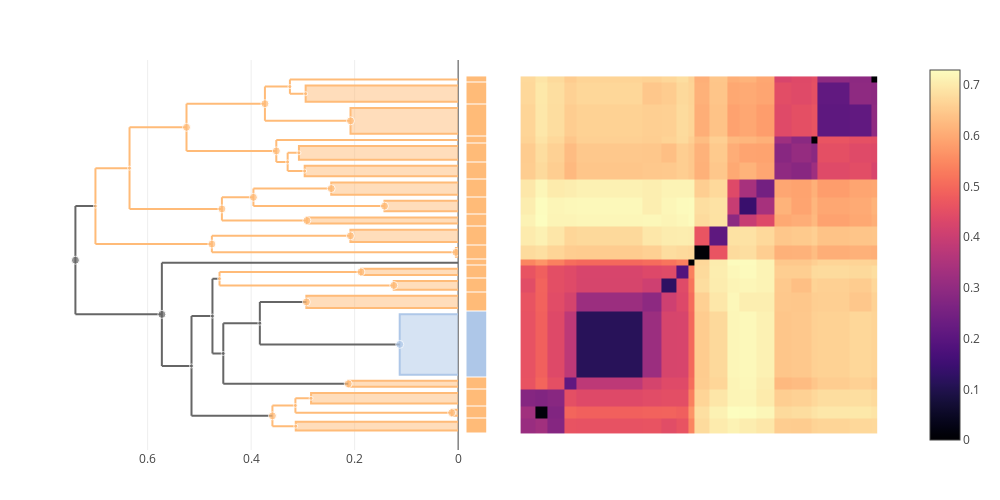

Source (notebook cell):
### Markdown cell above
### Cereus 1 / antrhacis

### Code cell
trees["mycoides/cereus subgroup 3"] = cluster_annotate(cdata, ["anthracis", "cereus subgroup 1"])
plot(multi_clustermap(cdata, trees["mycoides/cereus subgroup 3"]))

### Figure 1 — Plotly figure (JSON) as saved in the notebook; plotly's stock layout.template omitted (floating-point values rounded to 4 significant figures; data arrays with more than 128 entries replaced by an {"elided": "..."} marker saying what was removed)
{"data": [{"colorscale": {"elided": "256x2 mixed values"}, "type": "heatmap", "x": [0.5, 2.914, 4.914, 7.646, 9.646, 20.55, 23.55, 25.96, 27.96, 28.96, 31.37, 34.37, 36.37, 39.11, 42.11, 44.84, 48.07, 49.07, 54.32, 57.96, 58.96], "y": [0.5, 2.914, 4.914, 7.646, 9.646, 20.55, 23.55, 25.96, 27.96, 28.96, 31.37, 34.37, 36.37, 39.11, 42.11, 44.84, 48.07, 49.07, 54.32, 57.96, 58.96], "z": {"elided": "20x20 float values"}}, {"hoverinfo": "skip", "line": {"color": "#FFBB78"}, "mode": "lines", "showlegend": false, "type": "scatter", "x": [0.3589, 0.3589, null, 0.3589, 0.3138, null, 0.3589, 0.3144, null], "xaxis": "x2", "y": [1.707, 5.097, null, 1.707, 1.707, null, 5.097, 5.097, null], "yaxis": "y"}, {"hoverinfo": "skip", "line": {"color": "#FFBB78"}, "mode": "lines", "showlegend": false, "type": "scatter", "x": [0.635, 0.635, null, 0.635, 0.4565, null, 0.635, 0.5249, null], "xaxis": "x2", "y": [37.27, 50.63, null, 37.27, 37.27, null, 50.63, 50.63, null], "yaxis": "y"}, {"fill": "toself", "hoverinfo": "skip", "line": {"color": "#FFBB78"}, "mode": "lines", "showlegend": false, "type": "scatter", "x": [0, 0.01248, 0.01248, 0], "xaxis": "x2", "y": [3.414, 3.414, 4.414, 4.414], "yaxis": "y"}, {"hoverinfo": "skip", "line": {"color": "#FFBB78"}, "mode": "lines", "showlegend": false, "type": "scatter", "x": [0.4759, 0.4759, null, 0.4759, 0.004323, null, 0.4759, 0.2082, null], "xaxis": "x2", "y": [30.17, 32.87, null, 30.17, 30.17, null, 32.87, 32.87, null], "yaxis": "y"}, {"fill": "toself", "hoverinfo": "skip", "line": {"color": "#FFBB78"}, "mode": "lines", "showlegend": false, "type": "scatter", "x": [0, 0.3076, 0.3076, 0], "xaxis": "x2", "y": [45.34, 45.34, 47.57, 47.57], "yaxis": "y"}, {"fill": "toself", "hoverinfo": "skip", "line": {"color": "#FFBB78"}, "mode": "lines", "showlegend": false, "type": "scatter", "x": [0, 0.2842, 0.2842, 0], "xaxis": "x2", "y": [5.414, 5.414, 7.146, 7.146], "yaxis": "y"}, {"fill": "toself", "hoverinfo": "skip", "line": {"color": "#FFBB78"}, "mode": "lines", "showlegend": false, "type": "scatter", "x": [0, 0.2965, 0.2965, 0], "xaxis": "x2", "y": [42.61, 42.61, 44.34, 44.34], "yaxis": "y"}, {"hoverinfo": "skip", "line": {"color": "#666666"}, "mode": "lines", "showlegend": false, "type": "scatter", "x": [0.5725, 0.5725, null, 0.5725, 0.5152, null, 0.5725, 0, null], "xaxis": "x2", "y": [11.57, 28.46, null, 11.57, 11.57, null, 28.46, 28.46, null], "yaxis": "y"}, {"fill": "toself", "hoverinfo": "skip", "line": {"color": "#FFBB78"}, "mode": "lines", "showlegend": false, "type": "scatter", "x": [0, 0.2933, 0.2933, 0], "xaxis": "x2", "y": [21.05, 21.05, 23.05, 23.05], "yaxis": "y"}, {"hoverinfo": "skip", "line": {"color": "#666666"}, "mode": "lines", "showlegend": false, "type": "scatter", "x": [0.5152, 0.5152, null, 0.5152, 0.3589, null, 0.5152, 0.4748, null], "xaxis": "x2", "y": [3.402, 19.73, null, 3.402, 3.402, null, 19.73, 19.73, null], "yaxis": "y"}, {"fill": "toself", "hoverinfo": "skip", "line": {"color": "#FFBB78"}, "mode": "lines", "showlegend": false, "type": "scatter", "x": [0, 0.1879, 0.1879, 0], "xaxis": "x2", "y": [26.46, 26.46, 27.46, 27.46], "yaxis": "y"}, {"hoverinfo": "skip", "line": {"color": "#FFBB78"}, "mode": "lines", "showlegend": false, "type": "scatter", "x": [0.3294, 0.3294, null, 0.3294, 0.2965, null, 0.3294, 0.3076, null], "xaxis": "x2", "y": [43.47, 46.46, null, 43.47, 43.47, null, 46.46, 46.46, null], "yaxis": "y"}, {"hoverinfo": "skip", "line": {"color": "#FFBB78"}, "mode": "lines", "showlegend": false, "type": "scatter", "x": [0.4565, 0.4565, null, 0.4565, 0.2924, null, 0.4565, 0.3956, null], "xaxis": "x2", "y": [35.37, 39.17, null, 35.37, 35.37, null, 39.17, 39.17, null], "yaxis": "y"}, {"fill": "toself", "hoverinfo": "skip", "line": {"color": "#FFBB78"}, "mode": "lines", "showlegend": false, "type": "scatter", "x": [0, 0.2924, 0.2924, 0], "xaxis": "x2", "y": [34.87, 34.87, 35.87, 35.87], "yaxis": "y"}, {"hoverinfo": "skip", "line": {"color": "#666666"}, "mode": "lines", "showlegend": false, "type": "scatter", "x": [0.4748, 0.4748, null, 0.4748, 0.4538, null, 0.4748, 0.4611, null], "xaxis": "x2", "y": [13.61, 25.86, null, 13.61, 13.61, null, 25.86, 25.86, null], "yaxis": "y"}, {"fill": "toself", "hoverinfo": "skip", "line": {"color": "#FFBB78"}, "mode": "lines", "showlegend": false, "type": "scatter", "x": [0, 0.2082, 0.2082, 0], "xaxis": "x2", "y": [31.87, 31.87, 33.87, 33.87], "yaxis": "y"}, {"hoverinfo": "skip", "line": {"color": "#FFBB78"}, "mode": "lines", "showlegend": false, "type": "scatter", "x": [0.5249, 0.5249, null, 0.5249, 0.3514, null, 0.5249, 0.3734, null], "xaxis": "x2", "y": [46.77, 54.5, null, 46.77, 46.77, null, 54.5, 54.5, null], "yaxis": "y"}, {"hoverinfo": "skip", "line": {"color": "#FFBB78"}, "mode": "lines", "showlegend": false, "type": "scatter", "x": [0.3514, 0.3514, null, 0.3514, 0.3294, null, 0.3514, 0, null], "xaxis": "x2", "y": [44.96, 48.57, null, 44.96, 44.96, null, 48.57, 48.57, null], "yaxis": "y"}, {"hoverinfo": "skip", "line": {"color": "#FFBB78"}, "mode": "lines", "showlegend": false, "type": "scatter", "x": [0.3734, 0.3734, null, 0.3734, 0.208, null, 0.3734, 0.3251, null], "xaxis": "x2", "y": [51.7, 57.3, null, 51.7, 51.7, null, 57.3, 57.3, null], "yaxis": "y"}, {"hoverinfo": "skip", "line": {"color": "#FFBB78"}, "mode": "lines", "showlegend": false, "type": "scatter", "x": [0.7009, 0.7009, null, 0.7009, 0.4759, null, 0.7009, 0.635, null], "xaxis": "x2", "y": [31.52, 43.95, null, 31.52, 31.52, null, 43.95, 43.95, null], "yaxis": "y"}, {"fill": "toself", "hoverinfo": "skip", "line": {"color": "#AEC7E8"}, "mode": "lines", "showlegend": false, "type": "scatter", "x": [0, 0.1129, 0.1129, 0], "xaxis": "x2", "y": [10.15, 10.15, 20.05, 20.05], "yaxis": "y"}, {"fill": "toself", "hoverinfo": "skip", "line": {"color": "#FFBB78"}, "mode": "lines", "showlegend": false, "type": "scatter", "x": [0, 0.2452, 0.2452, 0], "xaxis": "x2", "y": [39.61, 39.61, 41.61, 41.61], "yaxis": "y"}, {"fill": "toself", "hoverinfo": "skip", "line": {"color": "#FFBB78"}, "mode": "lines", "showlegend": false, "type": "scatter", "x": [0, 0.208, 0.208, 0], "xaxis": "x2", "y": [49.57, 49.57, 53.82, 53.82], "yaxis": "y"}, {"fill": "toself", "hoverinfo": "skip", "line": {"color": "#FFBB78"}, "mode": "lines", "showlegend": false, "type": "scatter", "x": [0, 0.2124, 0.2124, 0], "xaxis": "x2", "y": [8.146, 8.146, 9.146, 9.146], "yaxis": "y"}, {"fill": "toself", "hoverinfo": "skip", "line": {"color": "#FFBB78"}, "mode": "lines", "showlegend": false, "type": "scatter", "x": [0, 0.3138, 0.3138, 0], "xaxis": "x2", "y": [1, 1, 2.414, 2.414], "yaxis": "y"}, {"hoverinfo": "skip", "line": {"color": "#666666"}, "mode": "lines", "showlegend": false, "type": "scatter", "x": [0.4538, 0.4538, null, 0.4538, 0.2124, null, 0.4538, 0.3832, null], "xaxis": "x2", "y": [8.646, 18.57, null, 8.646, 8.646, null, 18.57, 18.57, null], "yaxis": "y"}, {"hoverinfo": "skip", "line": {"color": "#666666"}, "mode": "lines", "showlegend": false, "type": "scatter", "x": [0.3832, 0.3832, null, 0.3832, 0.1129, null, 0.3832, 0.2933, null], "xaxis": "x2", "y": [15.1, 22.05, null, 15.1, 15.1, null, 22.05, 22.05, null], "yaxis": "y"}, {"fill": "toself", "hoverinfo": "skip", "line": {"color": "#FFBB78"}, "mode": "lines", "showlegend": false, "type": "scatter", "x": [0, 0.1244, 0.1244, 0], "xaxis": "x2", "y": [24.05, 24.05, 25.46, 25.46], "yaxis": "y"}, {"fill": "toself", "hoverinfo": "skip", "line": {"color": "#FFBB78"}, "mode": "lines", "showlegend": false, "type": "scatter", "x": [0, 0.004323, 0.004323, 0], "xaxis": "x2", "y": [29.46, 29.46, 30.87, 30.87], "yaxis": "y"}, {"hoverinfo": "skip", "line": {"color": "#666666"}, "mode": "lines", "showlegend": false, "type": "scatter", "x": [0.7396, 0.7396, null, 0.7396, 0.5725, null, 0.7396, 0.7009, null], "xaxis": "x2", "y": [20.01, 37.74, null, 20.01, 20.01, null, 37.74, 37.74, null], "yaxis": "y"}, {"hoverinfo": "skip", "line": {"color": "#FFBB78"}, "mode": "lines", "showlegend": false, "type": "scatter", "x": [0.3956, 0.3956, null, 0.3956, 0.1423, null, 0.3956, 0.2452, null], "xaxis": "x2", "y": [37.74, 40.61, null, 37.74, 37.74, null, 40.61, 40.61, null], "yaxis": "y"}, {"hoverinfo": "skip", "line": {"color": "#FFBB78"}, "mode": "lines", "showlegend": false, "type": "scatter", "x": [0.4611, 0.4611, null, 0.4611, 0.1244, null, 0.4611, 0.1879, null], "xaxis": "x2", "y": [24.75, 26.96, null, 24.75, 24.75, null, 26.96, 26.96, null], "yaxis": "y"}, {"fill": "toself", "hoverinfo": "skip", "line": {"color": "#FFBB78"}, "mode": "lines", "showlegend": false, "type": "scatter", "x": [0, 0.1423, 0.1423, 0], "xaxis": "x2", "y": [36.87, 36.87, 38.61, 38.61], "yaxis": "y"}, {"hoverinfo": "skip", "line": {"color": "#FFBB78"}, "mode": "lines", "showlegend": false, "type": "scatter", "x": [0.3144, 0.3144, null, 0.3144, 0.01248, null, 0.3144, 0.2842, null], "xaxis": "x2", "y": [3.914, 6.28, null, 3.914, 3.914, null, 6.28, 6.28, null], "yaxis": "y"}, {"hoverinfo": "skip", "line": {"color": "#FFBB78"}, "mode": "lines", "showlegend": false, "type": "scatter", "x": [0.3251, 0.3251, null, 0.3251, 0.2947, null, 0.3251, 0, null], "xaxis": "x2", "y": [56.14, 58.46, null, 56.14, 56.14, null, 58.46, 58.46, null], "yaxis": "y"}, {"fill": "toself", "hoverinfo": "skip", "line": {"color": "#FFBB78"}, "mode": "lines", "showlegend": false, "type": "scatter", "x": [0, 0.2947, 0.2947, 0], "xaxis": "x2", "y": [54.82, 54.82, 57.46, 57.46], "yaxis": "y"}, {"customdata": [[343, 9, "cereus subgroup 1"], [355, 50, "cereus subgroup 1"], [275, 2, "cereus subgroup 1"], [351, 8, "cereus subgroup 1"], [337, 6, "cereus subgroup 1"], [332, 4, "cereus subgroup 1"], [354, 121, "(mixed)"], [334, 5, "cereus subgroup 1"], [352, 120, "(mixed)"], [321, 2, "cereus subgroup 1"], [341, 10, "cereus subgroup 1"], [336, 4, "cereus subgroup 1"], [348, 11, "cereus subgroup 1"], [333, 2, "cereus subgroup 1"], [350, 111, "(mixed)"], [324, 5, "cereus subgroup 1"], [353, 39, "cereus subgroup 1"], [342, 11, "cereus subgroup 1"], [344, 28, "cereus subgroup 1"], [356, 58, "cereus subgroup 1"], [312, 99, "anthracis"], [327, 5, "cereus subgroup 1"], [323, 19, "cereus subgroup 1"], [325, 2, "cereus subgroup 1"], [338, 3, "cereus subgroup 1"], [347, 106, "(mixed)"], [345, 104, "(mixed)"], [313, 3, "cereus subgroup 1"], [254, 3, "cereus subgroup 1"], [357, 179, "(mixed)"], [346, 9, "cereus subgroup 1"], [349, 5, "cereus subgroup 1"], [318, 4, "cereus subgroup 1"], [339, 6, "cereus subgroup 1"], [340, 9, "cereus subgroup 1"], [335, 8, "cereus subgroup 1"]], "hovertemplate": "ID: %{customdata[0]}<br>\nHeight: %{x:.3f}<br>\nGenome count: %{customdata[1]}\n<br>\n%{customdata[2]}\n<extra></extra>", "marker": {"color": ["#FFBB78", "#FFBB78", "#FFBB78", "#FFBB78", "#FFBB78", "#FFBB78", "#666666", "#FFBB78", "#666666", "#FFBB78", "#FFBB78", "#FFBB78", "#FFBB78", "#FFBB78", "#666666", "#FFBB78", "#FFBB78", "#FFBB78", "#FFBB78", "#FFBB78", "#AEC7E8", "#FFBB78", "#FFBB78", "#FFBB78", "#FFBB78", "#666666", "#666666", "#FFBB78", "#FFBB78", "#666666", "#FFBB78", "#FFBB78", "#FFBB78", "#FFBB78", "#FFBB78", "#FFBB78"], "size": [8, 4, 8, 8, 4, 4, 8, 8, 4, 8, 4, 4, 8, 8, 4, 8, 8, 8, 8, 4, 8, 8, 8, 8, 4, 4, 4, 8, 8, 8, 8, 4, 8, 4, 4, 4]}, "mode": "markers", "showlegend": false, "type": "scatter", "x": [0.3589, 0.635, 0.01248, 0.4759, 0.3076, 0.2842, 0.5725, 0.2933, 0.5152, 0.1879, 0.3294, 0.2965, 0.4565, 0.2924, 0.4748, 0.2082, 0.5249, 0.3514, 0.3734, 0.7009, 0.1129, 0.2452, 0.208, 0.2124, 0.3138, 0.4538, 0.3832, 0.1244, 0.004323, 0.7396, 0.3956, 0.4611, 0.1423, 0.3144, 0.3251, 0.2947], "xaxis": "x2", "y": [3.402, 43.95, 3.914, 31.52, 46.46, 6.28, 20.01, 22.05, 11.57, 26.96, 44.96, 43.47, 37.27, 35.37, 19.73, 32.87, 50.63, 46.77, 54.5, 37.74, 15.1, 40.61, 51.7, 8.646, 1.707, 13.61, 18.57, 24.75, 30.17, 28.88, 39.17, 25.86, 37.74, 5.097, 57.3, 56.14], "yaxis": "y"}, {"colorscale": [[0, "#666666"], [0.1, "#AEC7E8"], [0.2, "#FFBB78"], [0.3, "#98DF8A"], [0.4, "#FF9896"], [0.5, "#C5B0D5"], [0.6, "#C49C94"], [0.7, "#F7B6D2"], [0.8, "#C7C7C7"], [0.9, "#DBDB8D"], [1, "#9EDAE5"]], "customdata": [[["ID 338", "cereus subgroup 1"]], [["ID 275", "cereus subgroup 1"]], [["ID 332", "cereus subgroup 1"]], [["ID 325", "cereus subgroup 1"]], [["ID 312", "anthracis"]], [["ID 334", "cereus subgroup 1"]], [["ID 313", "cereus subgroup 1"]], [["ID 321", "cereus subgroup 1"]], [["Genome 102", "cereus subgroup 1"]], [["ID 254", "cereus subgroup 1"]], [["ID 324", "cereus subgroup 1"]], [["ID 333", "cereus subgroup 1"]], [["ID 318", "cereus subgroup 1"]], [["ID 327", "cereus subgroup 1"]], [["ID 336", "cereus subgroup 1"]], [["ID 337", "cereus subgroup 1"]], [["Genome 164", "cereus subgroup 1"]], [["ID 323", "cereus subgroup 1"]], [["ID 335", "cereus subgroup 1"]], [["Genome 103", "cereus subgroup 1"]]], "hovertemplate": "%{customdata[0]} <br>\n%{customdata[1]}\n<extra></extra>\n", "showscale": false, "type": "heatmap", "xaxis": "x3", "y": [0.5, 2.914, 4.914, 7.646, 9.646, 20.55, 23.55, 25.96, 27.96, 28.96, 31.37, 34.37, 36.37, 39.11, 42.11, 44.84, 48.07, 49.07, 54.32, 57.96, 58.96], "ygap": 1, "z": [[2], [2], [2], [2], [1], [2], [2], [2], [2], [2], [2], [2], [2], [2], [2], [2], [2], [2], [2], [2]], "zmax": 10, "zmin": 0}], "layout": {"height": 500, "hovermode": "closest", "margin": {"b": 50, "l": 50, "r": 50, "t": 60}, "showlegend": false, "width": 1000, "xaxis": {"autorange": true, "constrain": "domain", "domain": [0.5514, 0.9701], "range": [0.5, 58.96], "scaleanchor": "y", "type": "linear", "visible": false}, "xaxis2": {"autorange": true, "domain": [0, 0.4785], "range": [0.7887, 0], "rangemode": "nonnegative", "type": "linear"}, "xaxis3": {"autorange": true, "domain": [0.488, 0.512], "fixedrange": true, "range": [-0.5, 0.5], "visible": false}, "yaxis": {"autorange": true, "domain": [0, 1], "range": [-2.192, 61.66], "scaleanchor": "x", "type": "linear", "visible": false}}}
